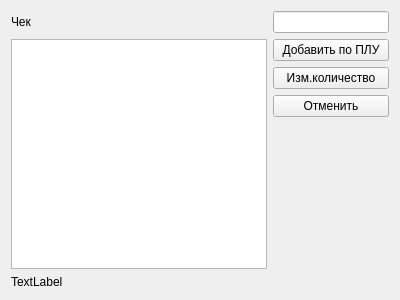
<?xml version="1.0" encoding="UTF-8"?>
<ui version="4.0">
 <class>Form</class>
 <widget class="QWidget" name="Form">
  <property name="geometry">
   <rect>
    <x>0</x>
    <y>0</y>
    <width>400</width>
    <height>300</height>
   </rect>
  </property>
  <property name="windowTitle">
   <string>Form</string>
  </property>
  <layout class="QVBoxLayout" name="verticalLayout">
   <item>
    <layout class="QGridLayout" name="gridLayout">
     <item row="3" column="0">
      <widget class="QTableWidget" name="tableWidget"/>
     </item>
     <item row="0" column="0">
      <widget class="QLabel" name="label">
       <property name="text">
        <string>Чек</string>
       </property>
      </widget>
     </item>
     <item row="3" column="1">
      <layout class="QVBoxLayout" name="verticalLayout_2">
       <item>
        <widget class="QPushButton" name="btn_add">
         <property name="text">
          <string>Добавить по ПЛУ</string>
         </property>
        </widget>
       </item>
       <item>
        <widget class="QPushButton" name="btn_change_qty">
         <property name="text">
          <string>Изм.количество</string>
         </property>
        </widget>
       </item>
       <item>
        <widget class="QPushButton" name="btn_cancel">
         <property name="text">
          <string>Отменить</string>
         </property>
        </widget>
       </item>
       <item>
        <spacer name="verticalSpacer">
         <property name="orientation">
          <enum>Qt::Orientation::Vertical</enum>
         </property>
         <property name="sizeHint" stdset="0">
          <size>
           <width>20</width>
           <height>40</height>
          </size>
         </property>
        </spacer>
       </item>
      </layout>
     </item>
     <item row="0" column="1">
      <widget class="QLineEdit" name="user_input"/>
     </item>
    </layout>
   </item>
   <item>
    <widget class="QLabel" name="label_total">
     <property name="text">
      <string>TextLabel</string>
     </property>
    </widget>
   </item>
  </layout>
 </widget>
 <resources/>
 <connections/>
</ui>
